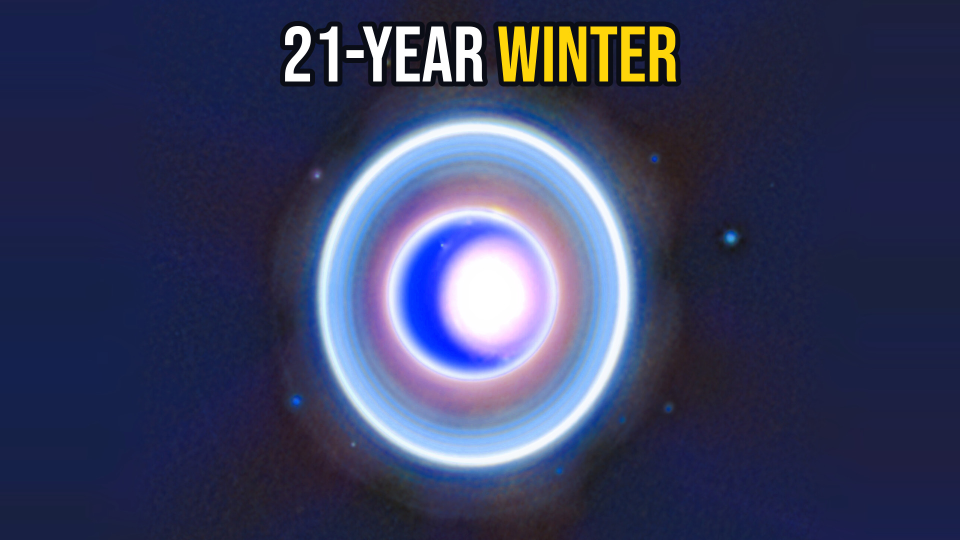
#> input picture 02_Video-Projects/033_Why-This-Planet-Has-21-Year-Winters/08_Thumbnail/033_thumb_A_v01.jpg, 1920 x 1080 px, given in place of weic2332a_hires.jpg, which was not available (shown at 1/2 size)
$ python build_033_thumbs_v01.py
#> lines starting #> are read from the running program, lines starting #| are printed output that depends on the picture
### 00_Brand/Channel-Setup/tools/thumb_preview.py
#!/usr/bin/env python3
"""Thumbnail phone-size preview — run on every thumb BEFORE upload (25 Sep 2026 audit).

Renders each thumb at the sizes people actually see it on a phone, next to the live
channel's current thumbs if you pass them too, and writes one sheet to eyeball:

  long (16:9)   phone search row 168×94 · phone home feed 360×202
  short (9:16)  search / channel tile 110×196 · centre 16:9 crop 168×94 (Shorts list)

The test (THUMBNAIL_AND_TITLE_RULES.md): at 168×94 every hook word is readable, the one
subject is recognisable, and nothing in the centre crop is cut off. If you have to lean
in, the text is too small or too long.

Usage
  python3 thumb_preview.py long  thumb.jpg [other.jpg ...] --out /tmp/long_preview.jpg
  python3 thumb_preview.py short thumb.jpg [other.jpg ...] --out /tmp/short_preview.jpg
  python3 thumb_preview.py long  thumb.jpg --out /tmp/x.jpg --score   # + colour numbers (Packaging, 11 Oct 2026)

--score prints, per thumb, mean HSV saturation (0-255) and the near-black share (luma < 26), and
exits 1 on a FAIL (THUMBNAIL_AND_TITLE_RULES.md §2.B): long saturation below SAT_FAIL, or near-black
over 30%. Orbit's last ten longs averaged about 94-97; Astrum's top longs about 139-141 (11 Oct 2026).
HOS covers are scored on near-black only (period paper: no saturation push), with --house hos.

Needs Pillow (pip install pillow).
"""
from __future__ import annotations

import argparse
from pathlib import Path

from PIL import Image, ImageOps

SIZES = {
    "long": [("search", (168, 94)), ("home", (360, 202))],
    "short": [("tile", (110, 196)), ("centre crop", (168, 94))],
}
GAP = 12
SAT_TARGET = 120   # Orbit longs aim here (Astrum top ~139, ours ~94 on 11 Oct 2026)
SAT_FAIL = 100     # below this an Orbit long thumb FAILs the Chief / Auditor review
SAT_FAIL_PALE = 85 # --pale: a naturally pale subject (the Moon, Europa ice, Saturn); Chief notes it in the review
NEAR_BLACK_MAX = 0.30


def score(path: Path, kind: str, house: str = "owb", pale: bool = False) -> dict:
    """Colour numbers for the Packaging check (11 Oct 2026). Pillow only."""
    im = Image.open(path).convert("RGB")
    sat = Image.open(path).convert("HSV").getchannel("S")
    hist = sat.histogram()
    mean_sat = sum(i * n for i, n in enumerate(hist)) / max(1, sum(hist))
    lh = im.convert("L").histogram()
    nb = sum(lh[:26]) / max(1, sum(lh))
    fails = []
    if nb > NEAR_BLACK_MAX:
        fails.append(f"near-black {nb:.0%} > 30%")
    floor = SAT_FAIL_PALE if pale else SAT_FAIL
    if house == "owb" and kind == "long" and mean_sat < floor:
        fails.append(f"saturation {mean_sat:.0f} < {floor} (target {SAT_TARGET}+)")
    return {"file": str(path), "saturation": round(mean_sat, 1), "near_black": round(nb, 3), "fails": fails}


# [49 lines left out: functions render, main, not called in this run]


# [2 lines that do not run on import are left out]

### 02_Video-Projects/033_Why-This-Planet-Has-21-Year-Winters/08_Thumbnail/build_033_thumbs_v01.py
#!/usr/bin/env python3
"""033 Uranus long thumbnails A/B/C. £0. Pillow grade of verified harvest plates only.

A is one real JWST frame (rule 19): the same plate fills the frame. Dark sky is
shadow-lifted in its own colour. Bright pixels take the saturation. No second
plate, no character, no flat black slab.
"""
from __future__ import annotations

import json
import sys
from pathlib import Path

import numpy as np
from PIL import Image, ImageDraw, ImageEnhance, ImageFilter, ImageFont

ROOT = Path(__file__).resolve().parents[3]
sys.path.insert(0, str(ROOT / "00_Brand/Channel-Setup/tools"))
import thumb_preview  # noqa: E402

HARVEST = Path(
    "/Volumes/data/studio-live/orbit-with-ben/02_Video-Projects/"
    "033_Why-This-Planet-Has-21-Year-Winters/03_Reference-Material/harvest_J2299_v01"
)
FONT = Path(__file__).resolve().parent / "fonts" / "BebasNeue-Regular.ttf"
OUT = Path(__file__).resolve().parent

W, H = 1920, 1080
GOLD = (255, 214, 10)
WHITE = (255, 255, 255)
STROKE = (10, 12, 22)
TOP = 0.20  # clear band for the hook; subject starts below it


def open_rgb(name: str) -> Image.Image:
#> called with name = 'weic2332a_hires.jpg'
    return Image.open(HARVEST / name).convert("RGB")
#> returned value is the input picture: PIL image 1920x1080 RGB; mean R, G, B 57.1, 62.5, 96.2


def bbox(im: Image.Image, thresh: float) -> tuple[int, int, int, int]:
    L = np.asarray(im.convert("L"), dtype=np.float32)
    ys, xs = np.where(L > thresh)
    pad_x = int((xs.max() - xs.min()) * 0.06) + 12
    pad_y = int((ys.max() - ys.min()) * 0.06) + 12
    return (
        max(0, int(xs.min()) - pad_x),
        max(0, int(ys.min()) - pad_y),
        min(im.width, int(xs.max()) + 1 + pad_x),
        min(im.height, int(ys.max()) + 1 + pad_y),
    )


def lift_shadows(im: Image.Image, floor: float, tint: tuple[float, float, float]) -> Image.Image:
    """Bring luma under `floor` up toward `tint`, keeping the plate's own texture."""
    arr = np.asarray(im, dtype=np.float32)
    blur = np.asarray(im.filter(ImageFilter.GaussianBlur(14)), dtype=np.float32)
    detail = arr - blur
    bL = 0.2126 * blur[:, :, 0] + 0.7152 * blur[:, :, 1] + 0.0722 * blur[:, :, 2]
    add = np.clip(floor - bL, 0, None)
    tint_a = np.array(tint, dtype=np.float32)
    tint_l = float(0.2126 * tint_a[0] + 0.7152 * tint_a[1] + 0.0722 * tint_a[2])
    lifted = blur + (add / max(tint_l, 1.0))[..., None] * tint_a
    out = np.clip(lifted + detail * 0.85, 0, 255)
    return Image.fromarray(out.astype(np.uint8), "RGB")


def saturate_bright(im: Image.Image, gain: float, thresh: float = 48) -> Image.Image:
    hsv = np.asarray(im.convert("HSV"), dtype=np.float32)
    L = np.asarray(im.convert("L"), dtype=np.float32)
    weight = np.clip((L - thresh) / 50.0, 0, 1)
    hsv[:, :, 1] = np.clip(hsv[:, :, 1] * (1.0 + (gain - 1.0) * weight), 0, 255)
    return Image.fromarray(hsv.astype(np.uint8), "HSV").convert("RGB")


def grade(im: Image.Image, floor: float, tint: tuple[float, float, float], sat: float, contrast: float) -> Image.Image:
    im = saturate_bright(im, sat)
    im = ImageEnhance.Contrast(im).enhance(contrast)
    # Lift last so contrast cannot push the sky back under the near-black cap.
    return lift_shadows(im, floor, tint)


def contain_extend(src: Image.Image, canvas_w: int, canvas_h: int, shift_down: int = 0, zoom: float = 1.0) -> Image.Image:
    """Fit the whole plate, then extend its own edge sky to the canvas. No inner rectangle."""
#> called with canvas_w = 1920, canvas_h = 1080, shift_down = 28, zoom = 1.06
    scale = min(canvas_w / src.width, canvas_h / src.height) * zoom
#> scale = 1.06
    nw, nh = max(1, int(src.width * scale)), max(1, int(src.height * scale))
#> nw = 2035; nh = 1144
    resized = src.resize((nw, nh), Image.Resampling.LANCZOS)
    if resized.width > canvas_w or resized.height > canvas_h:
        cx = max(0, (resized.width - canvas_w) // 2)
#> cx = 57
        cy = max(0, (resized.height - canvas_h) // 2 - shift_down)
#> cy = 4
        cy = min(cy, max(0, resized.height - canvas_h))
        cx = min(cx, max(0, resized.width - canvas_w))
        resized = resized.crop((
            cx,
            cy,
            cx + min(canvas_w, resized.width),
            cy + min(canvas_h, resized.height),
        ))
#> resized: PIL image 1920x1080 RGB
    pad_x = canvas_w - resized.width
#> pad_x = 0
    pad_y = canvas_h - resized.height
#> pad_y = 0
    left = max(0, pad_x // 2)
#> left = 0
    right = max(0, pad_x - left)
#> right = 0
    # Positive shift_down moves the plate down and gives the hook more sky.
    if pad_y > 0:
        top = min(pad_y, max(0, pad_y // 2 + shift_down))
        bottom = pad_y - top
    else:
        top = bottom = 0
    arr = np.asarray(resized)
    padded = np.pad(arr, ((max(0, top), max(0, bottom)), (max(0, left), max(0, right)), (0, 0)), mode="edge")
    padded = padded[:canvas_h, :canvas_w]
    out = Image.fromarray(padded, "RGB")
    blur = out.filter(ImageFilter.GaussianBlur(22))
    mask = Image.new("L", out.size, 0)
#> mask: PIL image 1920x1080 L; every value is 0
    draw = ImageDraw.Draw(mask)
    reach = 90
    if left:
        draw.rectangle((0, 0, left + reach, canvas_h), fill=255)
    if right:
        draw.rectangle((canvas_w - right - reach, 0, canvas_w, canvas_h), fill=255)
    if top:
        draw.rectangle((0, 0, canvas_w, top + reach), fill=255)
    if bottom:
        draw.rectangle((0, canvas_h - bottom - reach, canvas_w, canvas_h), fill=255)
    mask = mask.filter(ImageFilter.GaussianBlur(18))
    return Image.composite(blur, out, mask)


def place(src: Image.Image, floor: float, tint, sat: float, contrast: float, bright: float, shift_down: int = 0, zoom: float = 1.0) -> Image.Image:
    framed = contain_extend(src, W, H, shift_down, zoom)
    framed = ImageEnhance.Brightness(framed).enhance(bright)
    return grade(framed, floor, tint, sat, contrast)
#> in lift_shadows, `add = np.clip(floor - bL, 0, None)`:
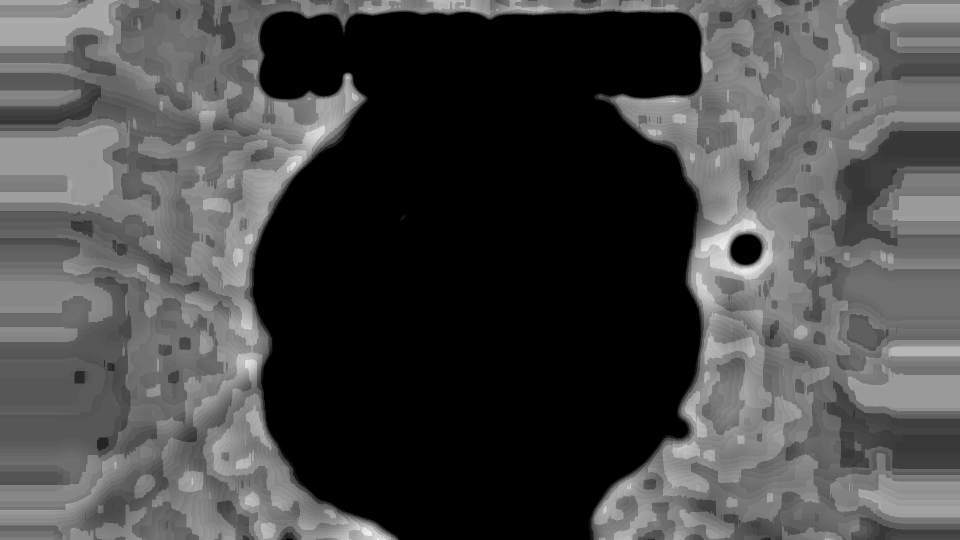
#> add: shape (1080, 1920) float32 (shown at 1/2 size); min 0, max 4.99, mean 1.4; drawn with min black and max white


def place_half(src: Image.Image, floor, tint, sat, contrast, bright, shift_down: int = 0, zoom: float = 1.0) -> Image.Image:
    half_w = W // 2
    framed = contain_extend(src, half_w, H, shift_down, zoom)
    framed = ImageEnhance.Brightness(framed).enhance(bright)
    return grade(framed, floor, tint, sat, contrast)


def fit_font(draw: ImageDraw.ImageDraw, words: list[str], max_w: int, target_h: int) -> ImageFont.FreeTypeFont:
#> called with max_w = 1766, target_h = 127
    size = target_h + 30
    gap_ratio = 0.16
    while size > 70:
        font = ImageFont.truetype(str(FONT), size)
        gap = font.size * gap_ratio
        total = sum(draw.textlength(w, font=font) for w in words) + gap * (len(words) - 1)
        cap = draw.textbbox((0, 0), "Hg", font=font)
        cap_h = cap[3] - cap[1]
        if total <= max_w and cap_h <= target_h:
            return font
        size -= 2
    return ImageFont.truetype(str(FONT), 72)


def draw_hook(im: Image.Image, parts: list[tuple[str, tuple[int, int, int]]]) -> None:
    draw = ImageDraw.Draw(im)
    words = [p[0] for p in parts]
    font = fit_font(draw, words, int(W * 0.92), int(H * 0.118))
    stroke = max(8, font.size // 15)
#> stroke = 9
    gap = font.size * 0.16
#> gap = 21.6
    total = sum(draw.textlength(w, font=font) for w in words) + gap * (len(words) - 1)
#> total = 1115.8
    x = (W - total) / 2
#> x = 402.1
    cap = draw.textbbox((0, 0), "Hg", font=font)
#> cap = (0, 28, 187, 154)
    cap_h = cap[3] - cap[1]
#> cap_h = 126
    band_h = int(H * TOP)
    y = max(14, (band_h - cap_h) / 2 - cap[1])
#> y = 17
    for word, colour in parts:
        draw.text((x, y), word, font=font, fill=colour, stroke_width=stroke, stroke_fill=STROKE)
        x += draw.textlength(word, font=font) + gap
#> this loop made 2 passes
#> x on passes 1 to 2: 982.1, 1539.5
#> after the loop, x = 1539.5


def main() -> None:
    OUT.mkdir(parents=True, exist_ok=True)
    navy = (22, 36, 92)
    teal = (16, 92, 128)

    a = place(
        open_rgb("weic2332a_hires.jpg"),
        floor=34,
        tint=navy,
        sat=2.1,
        contrast=1.14,
        bright=1.08,
        shift_down=28,
        zoom=1.06,
    )
    draw_hook(a, [("21-YEAR", WHITE), ("WINTER", GOLD)])

    left = place_half(
        open_rgb("PIA18182.jpg"),
        floor=46,
        tint=(18, 70, 98),
        sat=1.9,
        contrast=1.1,
        bright=1.12,
        shift_down=8,
    )
#> call 2 of open_rgb, with name = 'PIA18182.jpg'
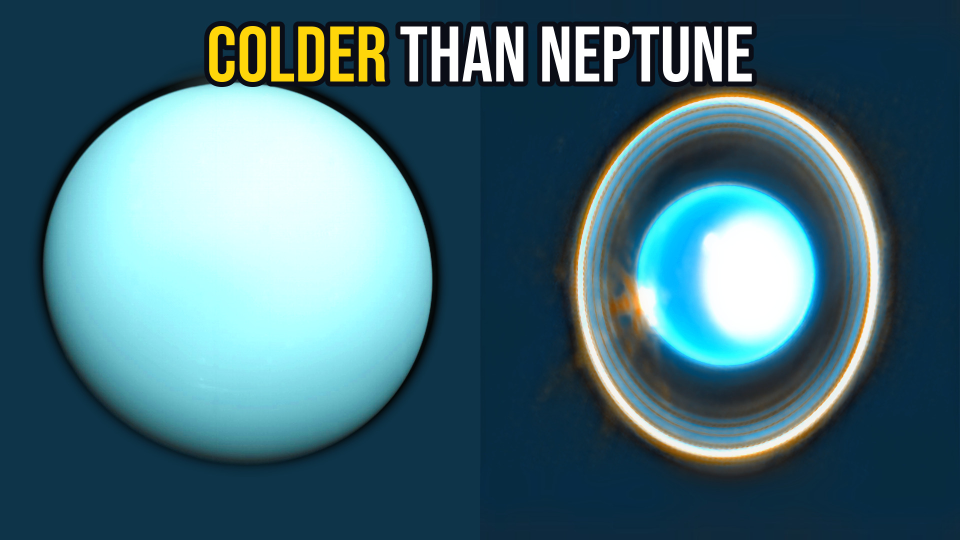
#> input picture 02_Video-Projects/033_Why-This-Planet-Has-21-Year-Winters/08_Thumbnail/033_thumb_B_v01.jpg, 1920 x 1080 px, given in place of PIA18182.jpg, which was not available (shown at 1/2 size)
#> in open_rgb, returned value is the input picture: PIL image 1920x1080 RGB; mean R, G, B 69.8, 109.1, 119.9
#> in place_half, `half_w = W // 2`: half_w = 960
#> in contain_extend (call 2), `mask = Image.new("L", out.size, 0)`: mask: PIL image 960x1080 L; every value is 0
#> call 2 of lift_shadows, with floor = 46, tint = (18, 70, 98)
#> in lift_shadows (call 2), `detail = arr - blur`:
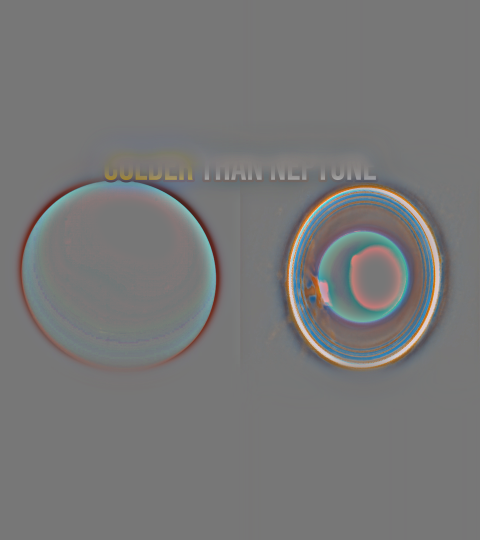
#> detail: shape (1080, 960, 3) float32 (shown at 1/2 size); mean R, G, B 0, 0, 0; drawn with min black and max white
#> in lift_shadows (call 2), `bL = 0.2126 * blur[:, :, 0] + 0.7152 * blur[:, :, 1] + 0.0722 * blur[:..`:
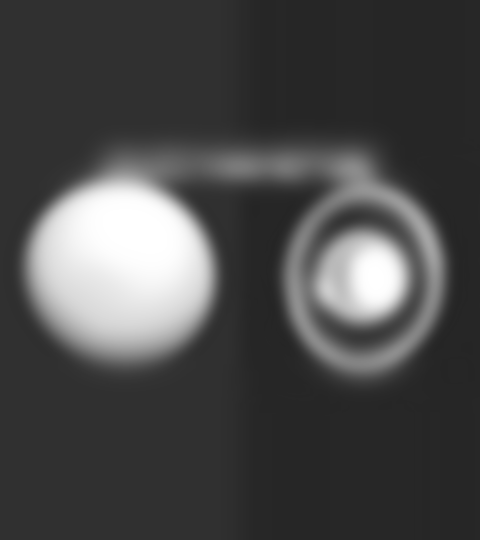
#> bL: shape (1080, 960) float32 (shown at 1/2 size); min 37.09, max 255, mean 74
#> in lift_shadows (call 2), `add = np.clip(floor - bL, 0, None)`:
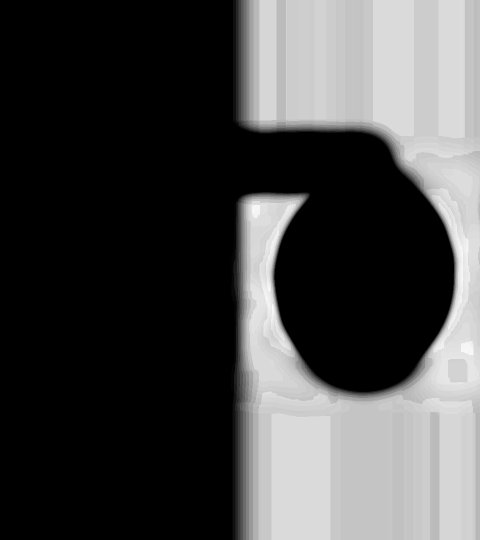
#> add: shape (1080, 960) float32 (shown at 1/2 size); min 0, max 8.91, mean 2.44; drawn with min black and max white
#> in lift_shadows (call 2), `tint_a = np.array(tint, dtype=np.float32)`: tint_a = [18, 70, 98]
#> in lift_shadows (call 2), `tint_l = float(0.2126 * tint_a[0] + 0.7152 * tint_a[1] + 0.0722 * tint..`: tint_l = 60.97
    right = place_half(
        open_rgb("weic2310a_unannotated.png"),
        floor=38,
        tint=teal,
        sat=2.2,
        contrast=1.16,
        bright=1.12,
        shift_down=8,
    )
#> call 3 of saturate_bright, with gain = 2.2, thresh = 48
#> in saturate_bright (call 3), `hsv[:, :, 1] = np.clip(hsv[:, :, 1] * (1.0 + (gain - 1.0) * weight), 0..`:
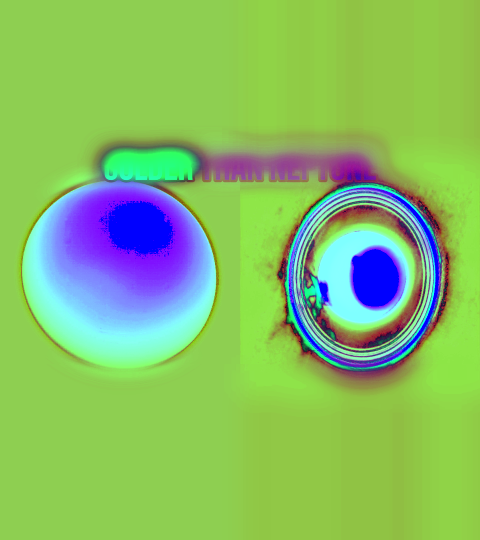
#> hsv: shape (1080, 960, 3) float32 (shown at 1/2 size); mean R, G, B 134.8, 188.4, 103.7
#> call 3 of lift_shadows, with floor = 38, tint = (16, 92, 128)
#> in lift_shadows (call 3), `blur = np.asarray(im.filter(ImageFilter.GaussianBlur(14)), dtype=np.fl..`:
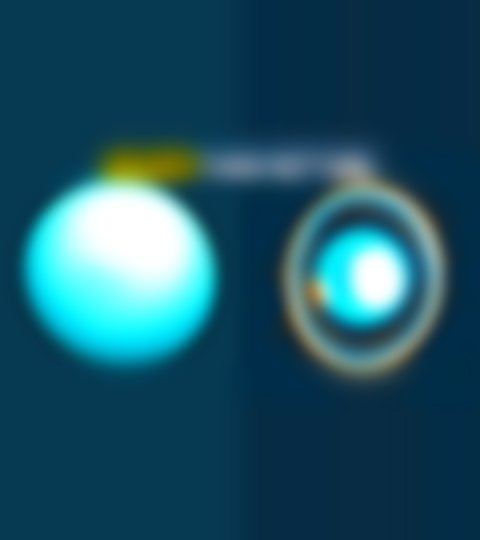
#> blur: shape (1080, 960, 3) float32 (shown at 1/2 size); mean R, G, B 28.9, 83.4, 101.5
    b = Image.new("RGB", (W, H))
    b.paste(left, (0, 0))
    b.paste(right, (W // 2, 0))
    draw_hook(b, [("COLDER", GOLD), ("THAN", WHITE), ("NEPTUNE", WHITE)])
#> the loop in draw_hook (call 2), `for word, colour in parts:` made 3 passes
#> x on passes 1 to 3: 733.1, 1132, 1788.9

    c = place(
        open_rgb("weic2310a_unannotated.png"),
        floor=70,
        tint=(20, 140, 168),
        sat=2.2,
        contrast=1.1,
        bright=1.22,
        shift_down=90,
        zoom=0.86,
    )
    draw_hook(c, [("97.77°", GOLD), ("SIDEWAYS", WHITE)])

    made = {"A": a, "B": b, "C": c}
    for key, im in made.items():
        path = OUT / f"033_thumb_{key}_v01.jpg"
        im.save(path, quality=92, subsampling=0)
        r = thumb_preview.score(path, "long")
#> in score, `hist = sat.histogram()`: hist = 256 values, max 53215 at index 176, min 599 at index 21, mean 8100
#> in score, `mean_sat = sum(i * n for i, n in enumerate(hist)) / max(1, sum(hist))`: mean_sat = 160.8
#> in score, `lh = im.convert("L").histogram()`: lh = 256 values, max 439327 at index 35, min 0 at index 0, mean 8100
#> in score, `nb = sum(lh[:26]) / max(1, sum(lh))`: nb = 0.0354
#> r = 4 items
        print(key, r["saturation"], f"{r['near_black']:.1%}", "FAIL" if r["fails"] else "PASS", r["fails"])
#| A 160.8 3.5% PASS []


if __name__ == "__main__":
    main()
